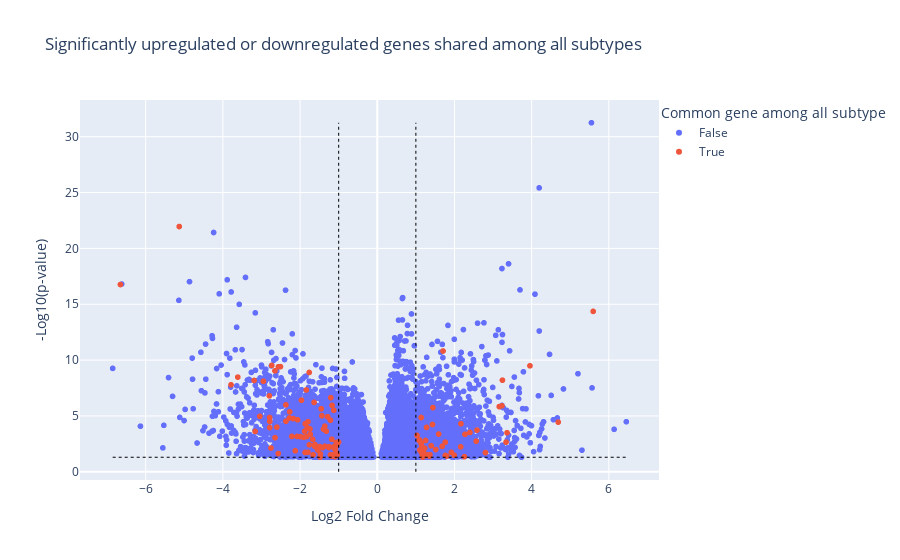

Write notebook code for a chart like this one.
### Markdown cell above
# Leo graphs stuff

### Code cell
# Flatten the data and mark genes that meet the filtering criteria
plot_data = []
for subtype, df in pam50_dict.items():
    df = df.copy()
    df['Gene'] = df.index  # Ensure gene names are in a column for easier handling
    df['Subtype'] = subtype
    df['-log10(pvalue)'] = -np.log10(df['pvalue'])  # Transform p-value for visualization
    # Mark genes that meet the criteria
    df['Highlight'] = df.apply(lambda row: (
        row['Gene'] in shared_de_genes and 
        row['-log10(pvalue)'] > 1.30 and 
        (row['log2FoldChange'] < -1 or row['log2FoldChange'] > 1)
    ), axis=1)
    plot_data.append(df)

# Combine all subtypes into a single DataFrame for Plotly
plot_data_combined = pd.concat(plot_data)

# Create the scatter plot
fig = px.scatter(
    plot_data_combined,
    x='log2FoldChange',
    y='-log10(pvalue)',
    color='Highlight',  # Color only the genes meeting the criteria
    
    hover_data=['Gene', 'Subtype'],
    title="Significantly upregulated or downregulated genes shared among all subtypes",
    labels={"log2FoldChange": "Log2 Fold Change", "-log10(pvalue)": "-Log10(p-value)"}

)

# Add dotted lines
fig.add_shape(
    type="line",
    x0=-1, y0=0, x1=-1, y1=plot_data_combined['-log10(pvalue)'].max(),
    line=dict(color="black", width=1, dash="dot")
)
fig.add_shape(
    type="line",
    x0=1, y0=0, x1=1, y1=plot_data_combined['-log10(pvalue)'].max(),
    line=dict(color="black", width=1, dash="dot")
)
fig.add_shape(
    type="line",
    x0=plot_data_combined['log2FoldChange'].min(), y0=1.30, x1=plot_data_combined['log2FoldChange'].max(), y1=1.30,
    line=dict(color="black", width=1, dash="dot")
)

# Customize layout for better visualization
fig.update_layout(
    legend_title_text="Gene Highlight",
    legend=dict(x=1, y=1, title={'text': 'Common gene among all subtype'})
)

### Figure 1 — Plotly figure (JSON) as saved in the notebook; plotly's stock layout.template omitted (floating-point values rounded to 4 significant figures; data arrays with more than 128 entries replaced by an {"elided": "..."} marker saying what was removed)
{"data": [{"customdata": {"elided": "25458x2 str values"}, "hovertemplate": "Highlight=False<br>Log2 Fold Change=%{x}<br>-Log10(p-value)=%{y}<br>Gene=%{customdata[0]}<br>Subtype=%{customdata[1]}<extra></extra>", "legendgroup": "False", "marker": {"color": "#636efa", "symbol": "circle"}, "mode": "markers", "name": "False", "showlegend": true, "type": "scattergl", "x": {"elided": "25458 float values"}, "xaxis": "x", "y": {"elided": "25458 float values"}, "yaxis": "y"}, {"customdata": {"elided": "135x2 str values"}, "hovertemplate": "Highlight=True<br>Log2 Fold Change=%{x}<br>-Log10(p-value)=%{y}<br>Gene=%{customdata[0]}<br>Subtype=%{customdata[1]}<extra></extra>", "legendgroup": "True", "marker": {"color": "#EF553B", "symbol": "circle"}, "mode": "markers", "name": "True", "showlegend": true, "type": "scattergl", "x": {"elided": "135 float values"}, "xaxis": "x", "y": {"elided": "135 float values"}, "yaxis": "y"}], "layout": {"legend": {"title": {"text": "Common gene among all subtype"}, "tracegroupgap": 0, "x": 1, "y": 1}, "shapes": [{"line": {"color": "black", "dash": "dot", "width": 1}, "type": "line", "x0": -1, "x1": -1, "y0": 0, "y1": 31.25}, {"line": {"color": "black", "dash": "dot", "width": 1}, "type": "line", "x0": 1, "x1": 1, "y0": 0, "y1": 31.25}, {"line": {"color": "black", "dash": "dot", "width": 1}, "type": "line", "x0": -6.855, "x1": 6.452, "y0": 1.3, "y1": 1.3}], "title": {"text": "Significantly upregulated or downregulated genes shared among all subtypes"}, "xaxis": {"anchor": "y", "domain": [0, 1], "title": {"text": "Log2 Fold Change"}}, "yaxis": {"anchor": "x", "domain": [0, 1], "title": {"text": "-Log10(p-value)"}}}}
